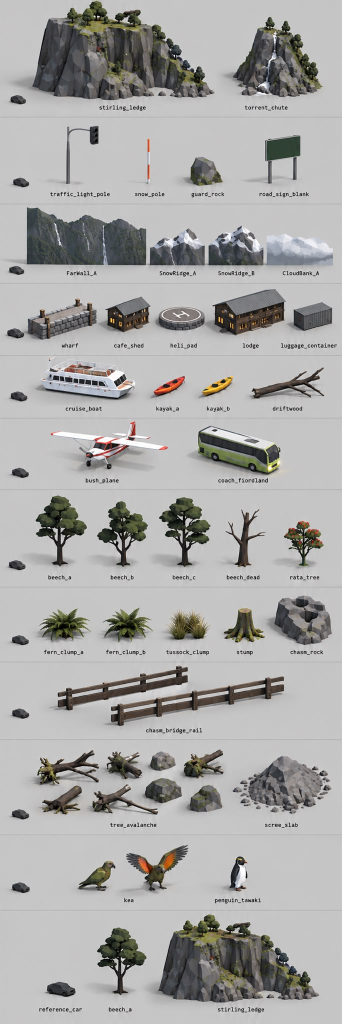
#> input picture docs/track_briefs/img/fiordland_assets_v1.jpg, 683 x 2048 px (shown at 1/2 size)
$ python crop_fiordland_sheet.py
#> lines starting #> are read from the running program, lines starting #| are printed output that depends on the picture; after the words box and inside, x2 and y2 are one past the last pixel; in counts of white or black regions, pixels touching at a corner belong together
"""Decupari per piesa din planșa de inventar Fiordland (v1), marite 3x.

    python tools/blender/crop_fiordland_sheet.py

Citeste docs/track_briefs/img/fiordland_assets_v1.jpg (683 x 2048) si scrie
docs/track_briefs/img/fiordland_assets_v1/<nume>.png, plus montajul de control
_control.png (toate decuparile, cu nume).

Tiparul e crop_okinawa_sheet.py, dar planșa Fiordland are separatoare
orizontale pline (fundal ~197), deci benzile vin de acolo, iar coloanele s-au
masurat ca rulari de pixeli diferiti de fundal deasupra etichetei. Masinuta de
scara din stanga fiecarui rand e lasata pe dinafara. Decuparea se strange apoi
pe pixelii care difera de fundal.
"""
import os
from PIL import Image, ImageDraw
import numpy as np

HERE = os.path.dirname(os.path.abspath(__file__))
ROOT = os.path.dirname(os.path.dirname(HERE))
SRC = os.path.join(ROOT, "docs", "track_briefs", "img", "fiordland_assets_v1.jpg")
OUT = os.path.join(ROOT, "docs", "track_briefs", "img", "fiordland_assets_v1")
BG = 197
DIFF = 40
SCALE = 3

# Rand: (y_sus, y_jos deasupra etichetei), apoi (nume, x0, x1).
ROWS = [
    ((2, 205), [("stirling_ledge", 60, 432), ("torrent_chute", 440, 648)]),
    ((238, 378), [("traffic_light_pole", 92, 202), ("snow_pole", 276, 305),
                  ("guard_rock", 352, 452), ("road_sign_blank", 486, 606)]),
    ((412, 536), [("FarWall_A", 50, 296), ("SnowRidge_A", 297, 415),
                  ("SnowRidge_B", 415, 528), ("CloudBank_A", 529, 678)]),
    ((570, 682), [("wharf", 48, 195), ("cafe_shed", 207, 304), ("heli_pad", 309, 410),
                  ("lodge", 422, 577), ("luggage_container", 583, 678)]),
    ((714, 805), [("cruise_boat", 62, 276), ("kayak_a", 292, 374), ("kayak_b", 389, 471),
                  ("driftwood", 491, 653)]),
    ((840, 950), [("bush_plane", 97, 340), ("coach_fiordland", 370, 566)]),
    ((983, 1145), [("beech_a", 66, 178), ("beech_b", 180, 300), ("beech_c", 302, 425),
                   ("beech_dead", 438, 535), ("rata_tree", 545, 652)]),
    ((1178, 1295), [("fern_clump_a", 67, 186), ("fern_clump_b", 193, 311),
                    ("tussock_clump", 320, 424), ("stump", 440, 530), ("chasm_rock", 540, 668)]),
    ((1328, 1450), [("chasm_bridge_rail", 92, 574)]),
    ((1483, 1640), [("tree_avalanche", 64, 452), ("scree_slab", 459, 667)]),
    ((1673, 1790), [("kea", 150, 381), ("penguin_tawaki", 437, 499)]),
]


def tighten(arr, x0, x1, y0, y1):
    sub = np.abs(arr[y0:y1, x0:x1] - BG).sum(axis=2) > DIFF
    ys, xs = np.nonzero(sub)
    if len(xs) == 0:
        return (x0, y0, x1, y1)
    return (max(x0, x0 + xs.min() - 4), max(y0, y0 + ys.min() - 4),
            min(x1, x0 + xs.max() + 5), min(y1, y0 + ys.max() + 5))


def main():
    im = Image.open(SRC).convert("RGB")
#> im is the input picture: PIL image 683x2048 RGB; mean R, G, B 169.7, 169.1, 167.8
    arr = np.asarray(im).astype(int)
    os.makedirs(OUT, exist_ok=True)
    crops = []
    for (y0, y1), pieces in ROWS:
        for name, x0, x1 in pieces:
            box = tighten(arr, x0, x1, y0, y1)
            c = im.crop(box)
            c = c.resize((c.width * SCALE, c.height * SCALE), Image.LANCZOS)
            c.save(os.path.join(OUT, name + ".png"))
            crops.append((name, c))
            print(name, box)
#> this loop made 11 passes
#> pass 1, in tighten, `sub = np.abs(arr[y0:y1, x0:x1] - BG).sum(axis=2) > DIFF`:
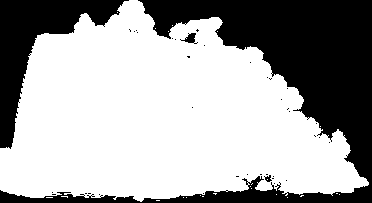
#> sub: shape (203, 372) bool; 65% white; 39 black regions (35 under 20 px), largest, box (x1, y1, x2, y2) and area: (0, 0, 372, 203) 20319, (0, 0, 129, 149) 5956, (180, 33, 198, 44) 89, (264, 175, 272, 182) 31
#> pass 1, in main, `c.save(os.path.join(OUT, name + ".png"))`:
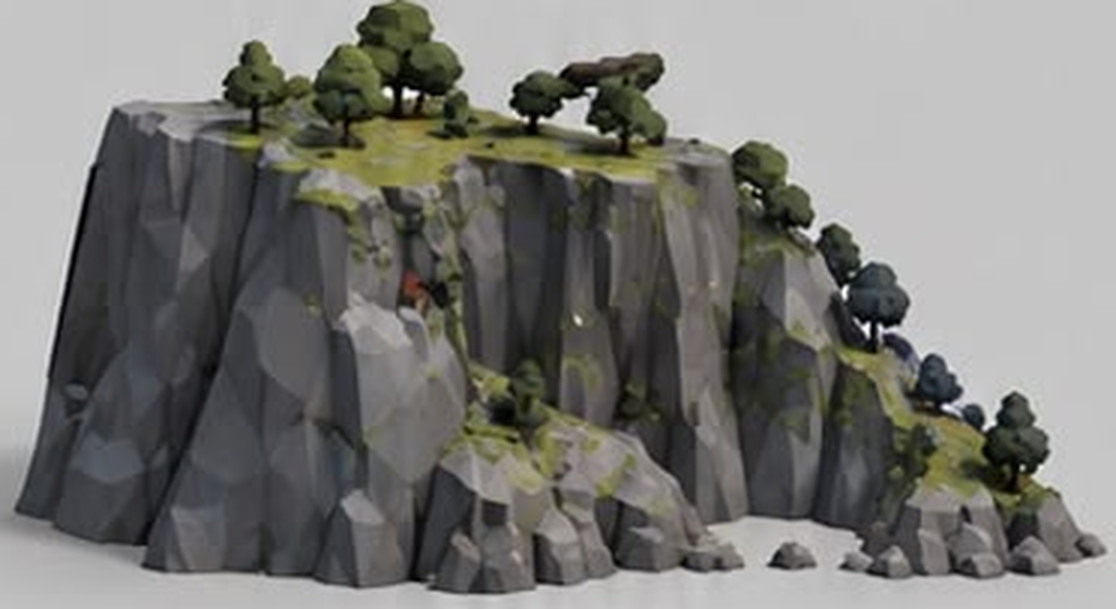
#> saved as stirling_ledge.png: PIL image 1116x609 RGB; mean R, G, B 123.5, 123, 119.3
#> pass 1, in tighten (call 2), `sub = np.abs(arr[y0:y1, x0:x1] - BG).sum(axis=2) > DIFF`:
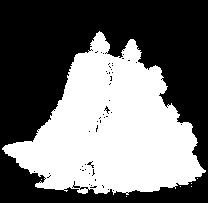
#> sub: shape (203, 208) bool; 43.9% white; 7 white regions (6 under 20 px), largest, box (x1, y1, x2, y2) and area: (2, 31, 206, 195) 18523
#> pass 1, in main, `c.save(os.path.join(OUT, name + ".png"))`:
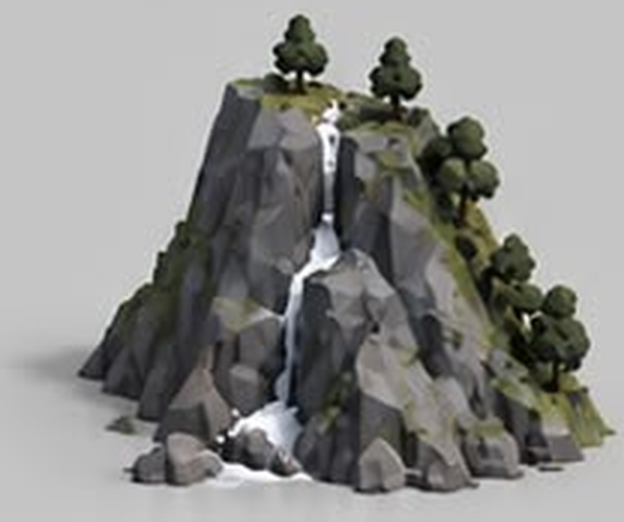
#> saved as torrent_chute.png: PIL image 624x522 RGB; mean R, G, B 142, 141.8, 139.5
#> after the loop:
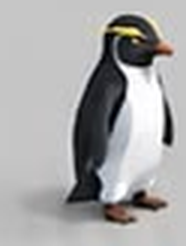
#> c: PIL image 186x246 RGB; mean R, G, B 168, 167.5, 167.7
#> after the loop, crops = 36 items
    # montaj de control: 5 pe rand, celule de 420 x 360
    cw, ch, n = 420, 380, 5
#> cw = 420; ch = 380; n = 5
    rows = (len(crops) + n - 1) // n
#> rows = 8
    sheet = Image.new("RGB", (cw * n, ch * rows), (40, 40, 40))
#> sheet: PIL image 2100x3040 RGB; every value is 40
    d = ImageDraw.Draw(sheet)
    for i, (name, c) in enumerate(crops):
        t = c.copy()
        t.thumbnail((cw - 10, ch - 30))
        x, y = (i % n) * cw, (i // n) * ch
        sheet.paste(t, (x + 5, y + 5))
        d.text((x + 8, y + ch - 22), name, fill=(255, 255, 255))
#> this loop made 36 passes
#> (name, x, y) on passes 1 to 12: ('stirling_ledge', 0, 0), ('torrent_chute', 420, 0), ('traffic_light_pole', 840, 0), ('snow_pole', 1260, 0), ('guard_rock', 1680, 0), ('road_sign_blank', 0, 380), ('FarWall_A', 420, 380), ('SnowRidge_A', 840, 380), ('SnowRidge_B', 1260, 380), ('CloudBank_A', 1680, 380), ('wharf', 0, 760), ('cafe_shed', 420, 760)
#> pass 3, in main, `t = c.copy()`:
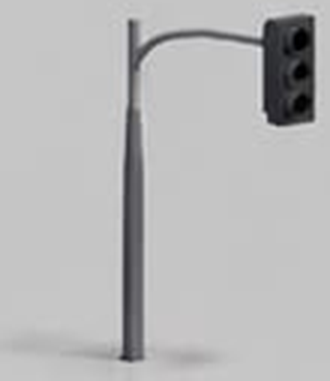
#> t: PIL image 330x381 RGB; mean R, G, B 184, 183.9, 184.4
#> after the loop:
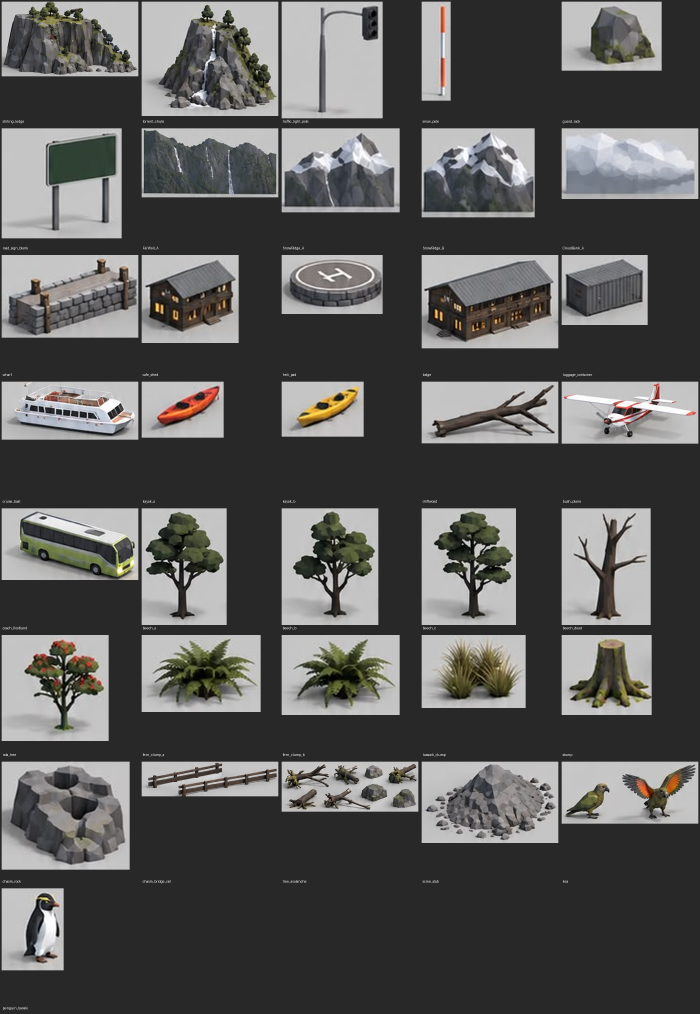
#> sheet: PIL image 2100x3040 RGB (shown at 1/3 size); mean R, G, B 91.1, 90.7, 89.5
    sheet.save(os.path.join(OUT, "_control.png"))


if __name__ == "__main__":
    main()

$ run again, with docs/track_briefs/img/mp_podea_joc_f017.png saved as docs/track_briefs/img/fiordland_assets_v1.jpg
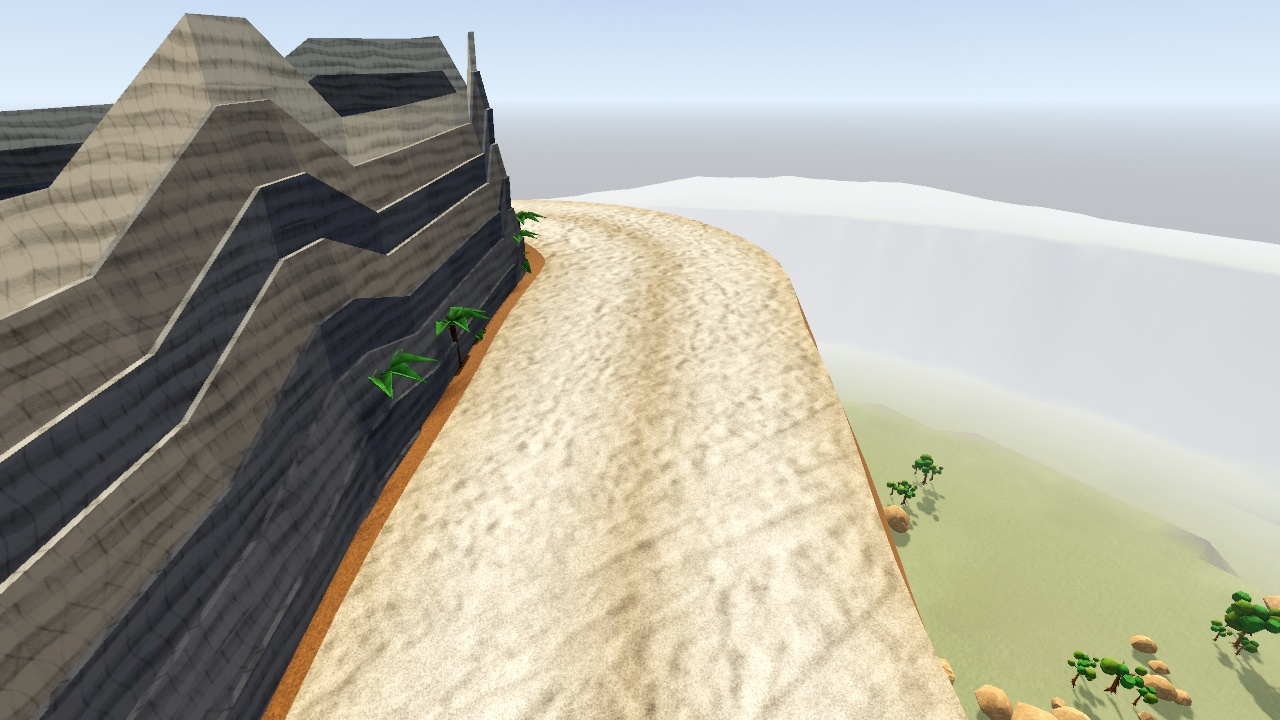
#> input picture docs/track_briefs/img/mp_podea_joc_f017.png, 1280 x 720 px
#> in main, im is the input picture: PIL image 1280x720 RGB; mean R, G, B 175, 173.2, 161.3
#> the loop in main, `for (y0, y1), pieces in ROWS:` made 11 passes
#> pass 1, in tighten, `sub = np.abs(arr[y0:y1, x0:x1] - BG).sum(axis=2) > DIFF`:
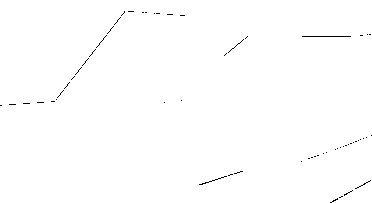
#> sub: shape (203, 372) bool; 99.6% white; black in thin lines or dots
#> after the loop in main, `for (y0, y1), pieces in ROWS:`: crops = 36 items
#> rows = 8
#> the loop in main, `for i, (name, c) in enumerate(crops):` made 36 passes
#> (name, x, y) on passes 1 to 8: ('stirling_ledge', 0, 0), ('torrent_chute', 420, 0), ('traffic_light_pole', 840, 0), ('snow_pole', 1260, 0), ('guard_rock', 1680, 0), ('road_sign_blank', 0, 380), ('FarWall_A', 420, 380), ('SnowRidge_A', 840, 380)
#> after the loop in main, `for i, (name, c) in enumerate(crops):`:
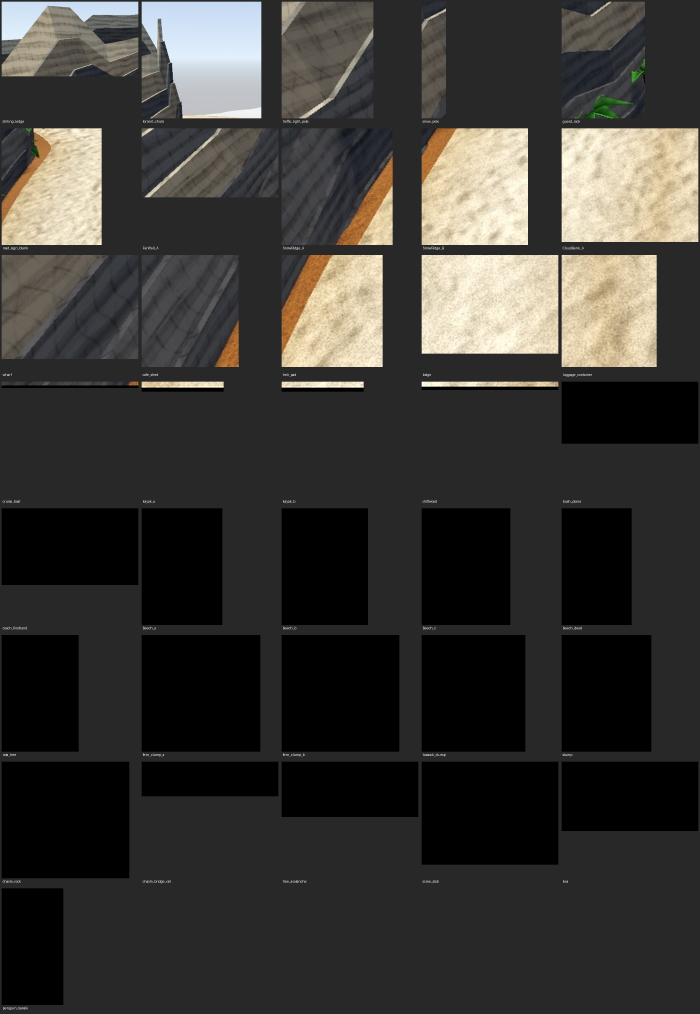
#> sheet: PIL image 2100x3040 RGB (shown at 1/3 size); mean R, G, B 57.7, 55.7, 52.1
